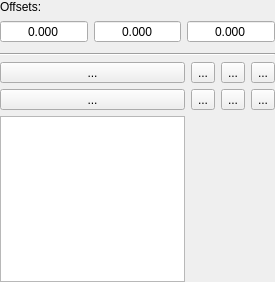
<?xml version="1.0" encoding="UTF-8"?>
<ui version="4.0">
 <class>CoordinateSystem</class>
 <widget class="QWidget" name="CoordinateSystem">
  <property name="geometry">
   <rect>
    <x>0</x>
    <y>0</y>
    <width>275</width>
    <height>282</height>
   </rect>
  </property>
  <property name="windowTitle">
   <string>Form</string>
  </property>
  <layout class="QVBoxLayout" name="verticalLayout">
   <property name="leftMargin">
    <number>0</number>
   </property>
   <property name="topMargin">
    <number>0</number>
   </property>
   <property name="rightMargin">
    <number>0</number>
   </property>
   <property name="bottomMargin">
    <number>0</number>
   </property>
   <item>
    <layout class="QVBoxLayout" name="verticalLayout_2">
     <property name="bottomMargin">
      <number>4</number>
     </property>
     <item>
      <layout class="QHBoxLayout" name="horizontalLayout_9">
       <item>
        <widget class="QLabel" name="lblOffsets">
         <property name="text">
          <string>Offsets:</string>
         </property>
        </widget>
       </item>
      </layout>
     </item>
     <item>
      <layout class="QHBoxLayout" name="horizontalLayout">
       <property name="spacing">
        <number>6</number>
       </property>
       <item>
        <widget class="QDoubleSpinBox" name="txtOffsetX">
         <property name="sizePolicy">
          <sizepolicy hsizetype="Expanding" vsizetype="Fixed">
           <horstretch>0</horstretch>
           <verstretch>0</verstretch>
          </sizepolicy>
         </property>
         <property name="toolTip">
          <string>X</string>
         </property>
         <property name="locale">
          <locale language="C" country="AnyCountry"/>
         </property>
         <property name="alignment">
          <set>Qt::AlignCenter</set>
         </property>
         <property name="readOnly">
          <bool>true</bool>
         </property>
         <property name="buttonSymbols">
          <enum>QAbstractSpinBox::NoButtons</enum>
         </property>
         <property name="decimals">
          <number>3</number>
         </property>
         <property name="minimum">
          <double>-9999.000000000000000</double>
         </property>
         <property name="maximum">
          <double>9999.000000000000000</double>
         </property>
         <property name="value">
          <double>0.000000000000000</double>
         </property>
        </widget>
       </item>
       <item>
        <widget class="QDoubleSpinBox" name="txtOffsetY">
         <property name="sizePolicy">
          <sizepolicy hsizetype="Expanding" vsizetype="Fixed">
           <horstretch>0</horstretch>
           <verstretch>0</verstretch>
          </sizepolicy>
         </property>
         <property name="toolTip">
          <string>Y</string>
         </property>
         <property name="locale">
          <locale language="C" country="AnyCountry"/>
         </property>
         <property name="alignment">
          <set>Qt::AlignCenter</set>
         </property>
         <property name="readOnly">
          <bool>true</bool>
         </property>
         <property name="buttonSymbols">
          <enum>QAbstractSpinBox::NoButtons</enum>
         </property>
         <property name="decimals">
          <number>3</number>
         </property>
         <property name="minimum">
          <double>-9999.000000000000000</double>
         </property>
         <property name="maximum">
          <double>9999.000000000000000</double>
         </property>
         <property name="value">
          <double>0.000000000000000</double>
         </property>
        </widget>
       </item>
       <item>
        <widget class="QDoubleSpinBox" name="txtOffsetZ">
         <property name="sizePolicy">
          <sizepolicy hsizetype="Expanding" vsizetype="Fixed">
           <horstretch>0</horstretch>
           <verstretch>0</verstretch>
          </sizepolicy>
         </property>
         <property name="toolTip">
          <string>Z</string>
         </property>
         <property name="locale">
          <locale language="C" country="AnyCountry"/>
         </property>
         <property name="alignment">
          <set>Qt::AlignCenter</set>
         </property>
         <property name="readOnly">
          <bool>true</bool>
         </property>
         <property name="buttonSymbols">
          <enum>QAbstractSpinBox::NoButtons</enum>
         </property>
         <property name="decimals">
          <number>3</number>
         </property>
         <property name="minimum">
          <double>-9999.000000000000000</double>
         </property>
         <property name="maximum">
          <double>9999.000000000000000</double>
         </property>
         <property name="value">
          <double>0.000000000000000</double>
         </property>
        </widget>
       </item>
      </layout>
     </item>
    </layout>
   </item>
   <item>
    <widget class="Line" name="line">
     <property name="sizePolicy">
      <sizepolicy hsizetype="Expanding" vsizetype="Fixed">
       <horstretch>0</horstretch>
       <verstretch>0</verstretch>
      </sizepolicy>
     </property>
     <property name="orientation">
      <enum>Qt::Horizontal</enum>
     </property>
    </widget>
   </item>
   <item>
    <layout class="QGridLayout" name="gridLayout_2">
     <item row="1" column="0">
      <widget class="QToolButton" name="cmdX0">
       <property name="sizePolicy">
        <sizepolicy hsizetype="Expanding" vsizetype="Fixed">
         <horstretch>0</horstretch>
         <verstretch>0</verstretch>
        </sizepolicy>
       </property>
       <property name="toolTip">
        <string>Zero X</string>
       </property>
       <property name="text">
        <string>...</string>
       </property>
       <property name="icon">
        <iconset>
         <normaloff>images/x0_1.png</normaloff>images/x0_1.png</iconset>
       </property>
       <property name="iconSize">
        <size>
         <width>48</width>
         <height>48</height>
        </size>
       </property>
       <property name="adjustSize" stdset="0">
        <bool>true</bool>
       </property>
      </widget>
     </item>
     <item row="0" column="2">
      <widget class="QToolButton" name="cmdG56">
       <property name="sizePolicy">
        <sizepolicy hsizetype="Expanding" vsizetype="Fixed">
         <horstretch>0</horstretch>
         <verstretch>0</verstretch>
        </sizepolicy>
       </property>
       <property name="toolTip">
        <string>G56</string>
       </property>
       <property name="text">
        <string>...</string>
       </property>
       <property name="icon">
        <iconset>
         <normaloff>images/56.png</normaloff>images/56.png</iconset>
       </property>
       <property name="iconSize">
        <size>
         <width>48</width>
         <height>48</height>
        </size>
       </property>
       <property name="checkable">
        <bool>true</bool>
       </property>
       <property name="autoExclusive">
        <bool>true</bool>
       </property>
       <property name="adjustSize" stdset="0">
        <bool>true</bool>
       </property>
      </widget>
     </item>
     <item row="1" column="1">
      <widget class="QToolButton" name="cmdY0">
       <property name="sizePolicy">
        <sizepolicy hsizetype="Expanding" vsizetype="Fixed">
         <horstretch>0</horstretch>
         <verstretch>0</verstretch>
        </sizepolicy>
       </property>
       <property name="toolTip">
        <string>Zero Y</string>
       </property>
       <property name="text">
        <string>...</string>
       </property>
       <property name="icon">
        <iconset>
         <normaloff>images/y0_1.png</normaloff>images/y0_1.png</iconset>
       </property>
       <property name="iconSize">
        <size>
         <width>48</width>
         <height>48</height>
        </size>
       </property>
       <property name="adjustSize" stdset="0">
        <bool>true</bool>
       </property>
      </widget>
     </item>
     <item row="0" column="0">
      <widget class="QToolButton" name="cmdG54">
       <property name="sizePolicy">
        <sizepolicy hsizetype="Expanding" vsizetype="Fixed">
         <horstretch>0</horstretch>
         <verstretch>0</verstretch>
        </sizepolicy>
       </property>
       <property name="toolTip">
        <string>G54</string>
       </property>
       <property name="text">
        <string>...</string>
       </property>
       <property name="icon">
        <iconset>
         <normaloff>images/54.png</normaloff>images/54.png</iconset>
       </property>
       <property name="iconSize">
        <size>
         <width>48</width>
         <height>48</height>
        </size>
       </property>
       <property name="checkable">
        <bool>true</bool>
       </property>
       <property name="autoExclusive">
        <bool>true</bool>
       </property>
       <property name="adjustSize" stdset="0">
        <bool>true</bool>
       </property>
      </widget>
     </item>
     <item row="1" column="3">
      <widget class="QToolButton" name="cmdAll0">
       <property name="sizePolicy">
        <sizepolicy hsizetype="Expanding" vsizetype="Fixed">
         <horstretch>0</horstretch>
         <verstretch>0</verstretch>
        </sizepolicy>
       </property>
       <property name="toolTip">
        <string>Zero All</string>
       </property>
       <property name="text">
        <string>...</string>
       </property>
       <property name="icon">
        <iconset>
         <normaloff>images/all0_1.png</normaloff>images/all0_1.png</iconset>
       </property>
       <property name="iconSize">
        <size>
         <width>48</width>
         <height>48</height>
        </size>
       </property>
       <property name="adjustSize" stdset="0">
        <bool>true</bool>
       </property>
      </widget>
     </item>
     <item row="0" column="1">
      <widget class="QToolButton" name="cmdG55">
       <property name="sizePolicy">
        <sizepolicy hsizetype="Expanding" vsizetype="Fixed">
         <horstretch>0</horstretch>
         <verstretch>0</verstretch>
        </sizepolicy>
       </property>
       <property name="toolTip">
        <string>G55</string>
       </property>
       <property name="text">
        <string>...</string>
       </property>
       <property name="icon">
        <iconset>
         <normaloff>images/55.png</normaloff>images/55.png</iconset>
       </property>
       <property name="iconSize">
        <size>
         <width>48</width>
         <height>48</height>
        </size>
       </property>
       <property name="checkable">
        <bool>true</bool>
       </property>
       <property name="autoExclusive">
        <bool>true</bool>
       </property>
       <property name="adjustSize" stdset="0">
        <bool>true</bool>
       </property>
      </widget>
     </item>
     <item row="0" column="3">
      <widget class="QToolButton" name="cmdG57">
       <property name="sizePolicy">
        <sizepolicy hsizetype="Expanding" vsizetype="Fixed">
         <horstretch>0</horstretch>
         <verstretch>0</verstretch>
        </sizepolicy>
       </property>
       <property name="toolTip">
        <string>G57</string>
       </property>
       <property name="text">
        <string>...</string>
       </property>
       <property name="icon">
        <iconset>
         <normaloff>images/57.png</normaloff>images/57.png</iconset>
       </property>
       <property name="iconSize">
        <size>
         <width>48</width>
         <height>48</height>
        </size>
       </property>
       <property name="checkable">
        <bool>true</bool>
       </property>
       <property name="autoExclusive">
        <bool>true</bool>
       </property>
       <property name="adjustSize" stdset="0">
        <bool>true</bool>
       </property>
      </widget>
     </item>
     <item row="1" column="2">
      <widget class="QToolButton" name="cmdZ0">
       <property name="sizePolicy">
        <sizepolicy hsizetype="Expanding" vsizetype="Fixed">
         <horstretch>0</horstretch>
         <verstretch>0</verstretch>
        </sizepolicy>
       </property>
       <property name="toolTip">
        <string>Zero Z</string>
       </property>
       <property name="text">
        <string>...</string>
       </property>
       <property name="icon">
        <iconset>
         <normaloff>images/z0_1.png</normaloff>images/z0_1.png</iconset>
       </property>
       <property name="iconSize">
        <size>
         <width>48</width>
         <height>48</height>
        </size>
       </property>
       <property name="adjustSize" stdset="0">
        <bool>true</bool>
       </property>
      </widget>
     </item>
     <item row="2" column="0">
      <widget class="QListWidget" name="listWidget"/>
     </item>
    </layout>
   </item>
  </layout>
 </widget>
 <resources/>
 <connections/>
</ui>
